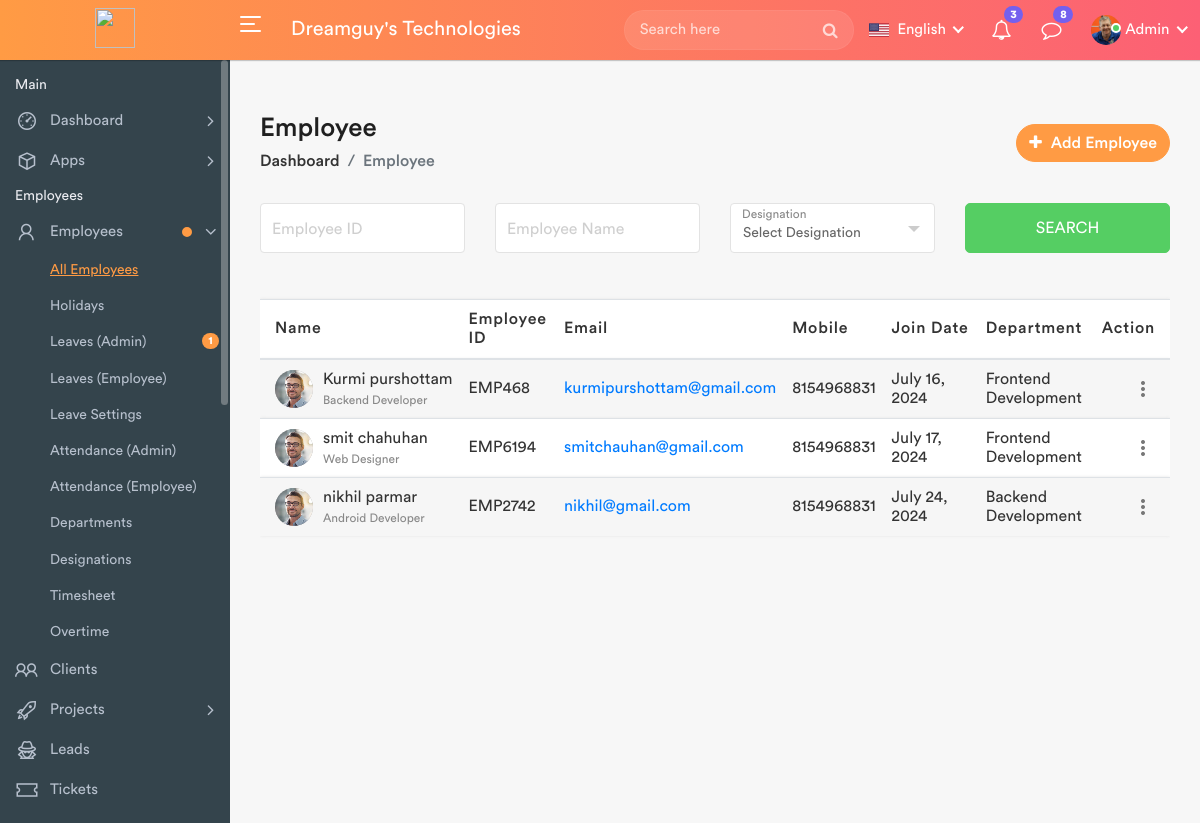
The app's page /employees_list with its own data.
### HRMS_APP/models.py (models this page shows)
class Employees(models.Model):
    company=(
        ("Delta","Delta"),
        ("Infotech","Infotech"),
        ("TCS","TCS"),
    )
    department=(
        ("Web Development","Web Development"),
        ("Marketing","Marketing"),
        ("Backend Development","Backend Development"),
        ("Frontend Development","Frontend Development"),
    )
    designation=(
        ("Web Designer","Web Designer"),
        ("Web Developer","Web Developer"),
        ("Android Developer","Android Developer"),
        ("Backend Developer","Backend Developer")
    )
    first_name = models.CharField(max_length=30)
    last_name = models.CharField(max_length=30)
    username = models.CharField(max_length=30)
    email = models.EmailField()
    password = models.CharField(max_length=30)
    employee_id = models.CharField(max_length=50)
    joining_date = models.DateField(null=True,blank=True)
    phone = models.CharField(max_length=12)
    company = models.CharField(max_length=20,choices=company)
    department = models.CharField(max_length=20,choices=department)
    designation = models.CharField(max_length=20,choices=designation)
    def __str__(self):
        return self.first_name + " || " + self.last_name

### HRMS_APP/views.py (the view)
# urls.py: path('employees_list', views.employees_list, name='employees_list'),
def employees_list(request):
        employee=Employees.objects.all()
        print(employee)
        if request.POST:
            if request.POST['password']==request.POST['password2']:
                employees = Employees.objects.create(
                    first_name = request.POST['first_name'],
                    last_name = request.POST['last_name'],
                    username = request.POST['username'],
                    email = request.POST['email'],
                    password = request.POST['password'],
                    joining_date = datetime.strptime(request.POST['joining_date'], '%d/%m/%Y').strftime('%Y-%m-%d'),
                    employee_id = request.POST['employee_id'],
                    phone = request.POST['phone'],
                    company = request.POST['company'],
                    department = request.POST['department'],
                    designation = request.POST['designation'],
                )
                sweetify.success(request,"Employee Add Successfully..")
                return render(request,"employees-list.html",{'employee':employee})
            else:
                sweetify.warning(request,"password and Conifrm pass can not match")
                return render(request,"employees-list.html",{'employee':employee})
        else:
            return render(request,"employees-list.html",{'employee':employee})

### HRMS_APP/templates/employees-list.html (shortened to what this page needs)
﻿﻿{% extends "header.html" %}
{% load static %}
{% block content %}
            <div class="page-wrapper">
                <div class="content container-fluid">
					<div class="page-header">
						<div class="row align-items-center">
							<div class="col">
								<h3 class="page-title">Employee</h3>
								<ul class="breadcrumb">
									<li class="breadcrumb-item"><a href="index.html">Dashboard</a></li>
									<li class="breadcrumb-item active">Employee</li>
								</ul>
							</div>
							<div class="col-auto float-right ml-auto">
								<a href="#" class="btn add-btn" data-toggle="modal" data-target="#add_employee"><i class="fa fa-plus"></i> Add Employee</a>
							</div>
						</div>
					</div>
					<form id="search-form" method="GET" action="{% url 'employees_serch' %}">
						<div class="row filter-row">
							<div class="col-sm-6 col-md-3">
								<div class="form-group form-focus">
									<input type="text" class="form-control floating" name="employee_id" id="employee_id1">
									<label class="focus-label">Employee ID</label>
								</div>
							</div>
							<div class="col-sm-6 col-md-3">
								<div class="form-group form-focus">
									<input type="text" class="form-control floating" name="employee_name" id="employee_name">
									<label class="focus-label">Employee Name</label>
								</div>
							</div>
							<div class="col-sm-6 col-md-3">
								<div class="form-group form-focus select-focus">
									<label class="focus-label">Designation</label>
								</div>
							</div>
							<div class="col-sm-6 col-md-3">
								<button type="submit" class="btn btn-success btn-block"> Search </button>
							</div>
						</div>
					</form>
					<div class="row">
						<div class="col-md-12">
							<div class="table-responsive">
								<table class="table table-striped custom-table datatable">
									<thead>
										<tr>
											<th>Name</th>
											<th>Employee ID</th>
											<th>Email</th>
											<th>Mobile</th>
											<th class="text-nowrap">Join Date</th>
											<th>Department</th>
											<th class="text-right no-sort">Action</th>
										</tr>
									</thead>
									<tbody>
										{% if employee %}
											{% for emp in employee %}
												<tr>
													<td>
														<h2 class="table-avatar">
															<a href="profile.html" class="avatar"><img alt="" src="{% static 'assets/img/profiles/avatar-02.jpg' %}"></a>
															<a href="profile.html">{{ emp.first_name }} {{ emp.last_name }}<span>{{ emp.designation }}</span></a>
														</h2>
													</td>
													<td>{{ emp.employee_id }}</td>
													<td><a href="mailto:{{ emp.email }}">{{ emp.email }}</a></td>
													<td>{{ emp.phone }}</td>
													<td>{{ emp.joining_date }}</td>
													<td>{{ emp.department }}</td>
													<td class="text-right">
														<div class="dropdown dropdown-action">
															<a href="#" class="action-icon dropdown-toggle" data-toggle="dropdown" aria-expanded="false"><i class="material-icons">more_vert</i></a>
														</div>
													</td>
												</tr>
											{% endfor %}
										{% endif %}
									</tbody>
								</table>
							</div>
						</div>
					</div>
                </div>
            </div>
        </div>
{% endblock  %}

### records on screen
Employees: first_name "Kurmi", last_name "purshottam", designation "Backend Developer", employee_id "EMP468", email "kurmipurshottam@gmail.com", phone "8154968831", joining_date "July 16, 2024", department "Frontend Development"
Employees: first_name "smit", last_name "chahuhan", designation "Web Designer", employee_id "EMP6194", email "smitchauhan@gmail.com", phone "8154968831", joining_date "July 17, 2024", department "Frontend Development"
Employees: first_name "nikhil", last_name "parmar", designation "Android Developer", employee_id "EMP2742", email "nikhil@gmail.com", phone "8154968831", joining_date "July 24, 2024", department "Backend Development"
